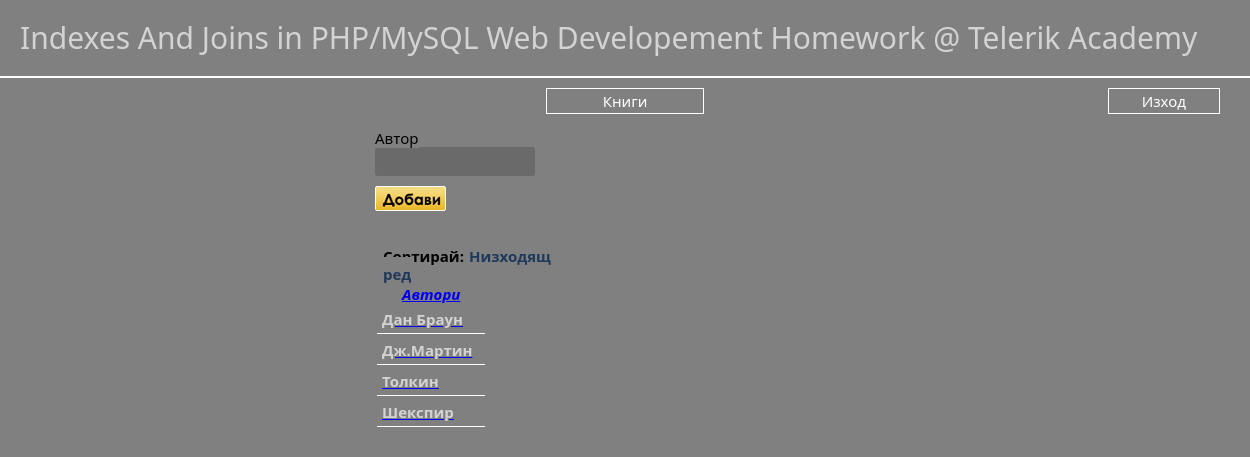
The page /homework5/new_author.php?sort=asc on the database its author committed.
### tables this page shows
CREATE TABLE IF NOT EXISTS `authors` (
  `author_id` int(11) NOT NULL AUTO_INCREMENT,
  `author_name` varchar(50) NOT NULL,
  PRIMARY KEY (`author_id`)
);

### homework5/new_author.php (the view, shortened to what this page needs)
<?php
require './includes/globals.php';
include './includes/header.php';
?>
<div id="logout-btn"><a href="destroy.php">Изход</a></div>
<div class="table-wrapper">
<div class="index-btn"><a href="index.php">Книги</a></div>
<div id="add-author-form-container">
    <form method="POST">
        <span>Автор</span>
        <input type="text" name="author-name"/>
        <input type="submit" name="submit" value=""/>
    </form>
</div>
<div id="sort-div">
<?php
     if ($_GET['sort']=='asc') {
         echo 'Сортирай:<a href="new_author.php?sort=desc">Низходящ ред</а>';
     }
      else {
          echo 'Сортирай:<a href="new_author.php?sort=asc">Възходящ ред</а>';
      }
?>
</div>
    <table>
        <thead><tr><th>Автори</th></tr></thead>
        <tbody>
            <?php
            if ($_GET['sort'] == 'asc') {
                $getAllAuthorsQuery = mysqli_query($connection, 'SELECT author_id, author_name FROM authors ORDER BY author_name ASC');
            }
            else {
                $getAllAuthorsQuery = mysqli_query($connection, 'SELECT author_id, author_name FROM authors ORDER BY author_name DESC');
            }
                while ($row=$getAllAuthorsQuery->fetch_assoc()) {
                    echo '<tr><td><div class="author-name"><a href="booksList.php?authorID='.$row['author_id'].'">'.$row['author_name'].'</a></div></td></tr>';
                }
            ?>
        </tbody>
    </table>
</div>
<?php
include './includes/footer.php';
?>

### rows shown on the page
authors: author_name "Дан Браун"
authors: author_name "Дж.Мартин"
authors: author_name "Толкин"
authors: author_name "Шекспир"
